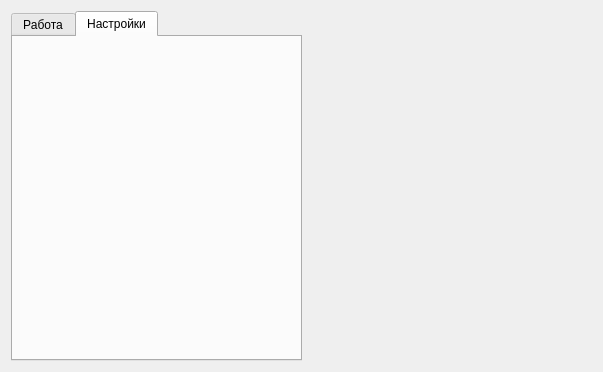
<?xml version="1.0" encoding="UTF-8"?>
<ui version="4.0">
 <class>MainWidget</class>
 <widget class="QWidget" name="MainWidget">
  <property name="geometry">
   <rect>
    <x>0</x>
    <y>0</y>
    <width>603</width>
    <height>372</height>
   </rect>
  </property>
  <property name="windowTitle">
   <string>UdpTcpSender</string>
  </property>
  <layout class="QHBoxLayout" name="horizontalLayout" stretch="1,1">
   <item>
    <widget class="QTabWidget" name="tabWidget">
     <property name="minimumSize">
      <size>
       <width>0</width>
       <height>0</height>
      </size>
     </property>
     <property name="currentIndex">
      <number>1</number>
     </property>
     <widget class="QWidget" name="tab">
      <attribute name="title">
       <string>Работа</string>
      </attribute>
      <layout class="QVBoxLayout" name="verticalLayout_3">
       <property name="spacing">
        <number>0</number>
       </property>
       <property name="leftMargin">
        <number>0</number>
       </property>
       <property name="topMargin">
        <number>0</number>
       </property>
       <property name="rightMargin">
        <number>0</number>
       </property>
       <property name="bottomMargin">
        <number>0</number>
       </property>
       <item>
        <layout class="QVBoxLayout" name="layoutDg"/>
       </item>
       <item>
        <widget class="Line" name="line">
         <property name="orientation">
          <enum>Qt::Horizontal</enum>
         </property>
        </widget>
       </item>
      </layout>
     </widget>
     <widget class="QWidget" name="tab_2">
      <attribute name="title">
       <string>Настройки</string>
      </attribute>
      <layout class="QVBoxLayout" name="verticalLayout_2">
       <property name="spacing">
        <number>0</number>
       </property>
       <property name="leftMargin">
        <number>0</number>
       </property>
       <property name="topMargin">
        <number>0</number>
       </property>
       <property name="rightMargin">
        <number>0</number>
       </property>
       <property name="bottomMargin">
        <number>0</number>
       </property>
       <item>
        <layout class="QVBoxLayout" name="layoutSettings"/>
       </item>
      </layout>
     </widget>
    </widget>
   </item>
   <item>
    <layout class="QVBoxLayout" name="layoutLog"/>
   </item>
  </layout>
 </widget>
 <resources/>
 <connections/>
</ui>
